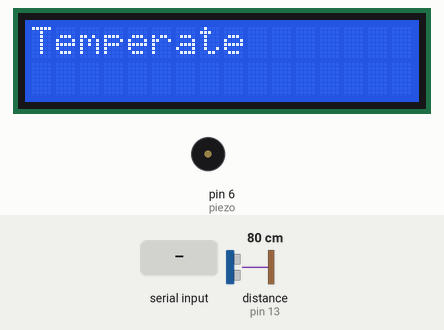
A sketch run on a simulated Arduino Uno, built for the host (arithmetic inside an expression is 32-bit, double 64-bit). Shown: 16×2 character LCD, buzzer (waves = sounding, pin HIGH). Wiring (inferred from the names in the program): ultrasonic range finder: trigger pin 12; echo pin 13. The test bench sets the inputs (shaded band); at power-on: distance to the obstacle (sensor on pin 13) 80 cm. The echo pulse lasts 58.3 µs per cm; WiFi joins after 1.5 s; servers stay silent unless stated; uploads are accepted with an empty reply; pins used as bus, display or sensor lines are not drawn; what the sketch prints to the serial monitor is not drawn.

Above: at 1.1 s.
At 3.7 s:
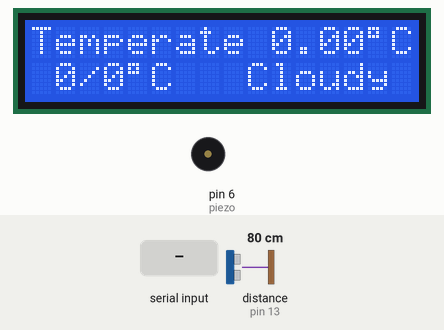
3.8 s: "1\n" received over Serial
5.9 s: "90,45\n" received over Serial
11.2 s: "1,90,45\n" received over Serial
Timing chart, 0 to 14.2 s (numbered marks = the images above; inputs shaded):
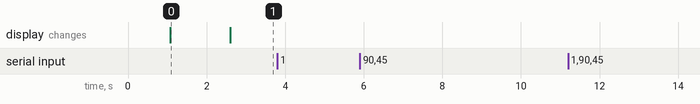

Measured:
- after the input at 3.8 s, every drawn part: stays the same
- after the input at 5.9 s, every drawn part: stays the same
- after the input at 11.2 s, every drawn part: stays the same
- what the display in image 0 shows lasts 1.5 s, from 1.1 s to 2.6 s

The sketch:

weather_temperate.ino
```cpp
#include "WiFiEsp.h"
#include <Wire.h>
#include <LiquidCrystal_I2C.h>
#include <SoftwareSerial.h>

#define rxPin 3
#define txPin 2
#define TRIGPIN 12
#define ECHOPIN 13
#define CTM 10
#define ONE_DAY_MILLIS 86400000

SoftwareSerial esp01(txPin, rxPin); // SoftwareSerial NAME(TX, RX);

char ssid[21] = "IoT";    // your network SSID (name)
char pass[21] = "qwer1234";  // your network password
int status = WL_IDLE_STATUS;        // the Wifi radio's status

float tempSum = 0;
float tempAvg=0;
int weather = 0;
int weatherSum = 0;

int dur;
float dis;

int piezo = 6;
int numTones = 8;
int tones[] = {261, 294, 330, 349, 392, 440, 494, 523};

LiquidCrystal_I2C lcd(0x3F, 16, 2);

const char* host = "apis.data.go.kr";
const char KOR_HEAD[] PROGMEM       = "http://apis.data.go.kr/1360000/VilageFcstInfoService_2.0/";
const char KOR_GVLF[] PROGMEM       = "getVilageFcst";   // 단기예보조회
const char KOR_ADD0[] PROGMEM       = "?serviceKey=";
const char KOR_KEY[] PROGMEM        = "5Owwy2KOuJAjVdUMndm%2FYs9dzGSWjyObxJIJs8VNdfDhw7%2Bc6utcs9X5mSXfgSMG9e4DMQvbdQfbayAkTBhJIA%3D%3D"; //인증키
const char KOR_ADD1[] PROGMEM       = "&numOfRows=";
const char KOR_ADD2[] PROGMEM       = "&pageNo=";
const char KOR_ADD3[] PROGMEM       = "&dataType=JSON&base_date=";
const char KOR_ADD4[] PROGMEM       = "&base_time=";
const char KOR_ADD5[] PROGMEM       = "&nx=";
const char KOR_ADD6[] PROGMEM       = "&ny=";

WiFiEspClient client; // WiFiEspClient 객체 선언

void setup() {
  Serial.begin(9600);  //시리얼모니터
  esp01.begin(9600);   //와이파이 시리얼
  delay(1000);
  WiFi.init(&esp01);   // initialize ESP module

  pinMode(LED_BUILTIN, OUTPUT); // LCD 패널을 출력으로 설정
  pinMode(piezo, OUTPUT);
  pinMode(TRIGPIN,OUTPUT);
  pinMode(ECHOPIN, INPUT);

  lcd.init(); // LCD 초기화
  lcd.backlight(); // LCD 배경조명
  lcd.clear(); // LCD 화면 지우기
  lcd.print("Temperate");
  lcd.setCursor(0, 1); // 두 번째 줄로 커서 이동
  // lcd.print("");


  while ( status != WL_CONNECTED) {   // attempt to connect to WiFi network
    Serial.print(F("Attempting to connect to WPA SSID: "));
    Serial.println(ssid);
    status = WiFi.begin(ssid, pass);    // Connect to WPA/WPA2 network
  }
  // if (status == WL_CONNECTED) Serial.println(F("You're connected to the network"));
  // Serial.println();
   if (status == WL_CONNECTED) {
    Serial.println(F("You're connected to the network"));
  } else {
    Serial.println(F("Failed to connect to Wi-Fi"));
    // 오류 메시지 또는 디버그 정보를 추가로 출력할 수 있습니다.
  }
  Serial.println();


}

#define PI 3.1415926535897932384626433832795

int nx, ny;
// 위도 경도로 격자 값 계산
void getGride(float lat, float lon ) {
  float ra;
  float theta;
  float RE = 6371.00877;   // 지구 반경(km)
  float GRID = 5.0;        // 격자 간격(km)
  float SLAT1 = 30.0;      // 투영 위도1(degree)
  float SLAT2 = 60.0;      // 투영 위도2(degree)
  float OLON = 126.0;      // 기준점 경도(degree)
  float OLAT = 38.0;       // 기준점 위도(degree)
  float XO = 43;           // 기준점 X좌표(GRID)
  float YO = 136;          // 기1준점 Y좌표(GRID)
  float DEGRAD = PI / 180.0;
  float RADDEG = 180.0 / PI;
  float re = RE / GRID;
  float slat1 = SLAT1 * DEGRAD;
  float slat2 = SLAT2 * DEGRAD;
  float olon = OLON  * DEGRAD;
  float olat = OLAT  * DEGRAD;
  float sn = tan( PI * 0.25f + slat2 * 0.5f ) / tan( PI * 0.25f + slat1 * 0.5f );
  sn = log(cos(slat1) / cos(slat2)) / log(sn);
  float sf = tan(PI * 0.25f + slat1 * 0.5f);
  sf = pow(sf, sn) * cos(slat1) / sn;
  float ro = tan(PI * 0.25f + olat * 0.5f);
  ro = re * sf / pow(ro, sn);
  ra = tan(PI * 0.25f + (lat) * DEGRAD * 0.5f);
  ra = re * sf / pow(ra, sn);
  theta = lon * DEGRAD - olon;
  if(theta > PI) theta -= 2.0f * PI;
  if(theta < -PI) theta += 2.0f * PI;
  theta *= sn;
  nx = int(floor(ra * sin(theta) + XO + 0.5f));
  ny = int(floor(ro - ra * cos(theta) + YO + 0.5f));
  Serial.print(F("nx: ")); Serial.println(nx);
  Serial.print(F("ny: ")); Serial.println(ny);
}

// 예보 기준 시간: 2, 5, 8, 11, 14, 17, 20, 23
float lat = 37.64;  // 위도
float lon = 126.06; // 경도
uint8_t checkTime = 2;
uint32_t dateTime = 20231214; // 최근 3일간의 자료만 제공
uint8_t Rows = 12;
uint8_t pageNum = 1;
uint8_t totalPage = 23;
bool getNext = true;

// 기온, 하늘상태, 습도, 강우 변수
float  Temp[8] = { 0, }; // 00, 03, 06, 09, 12, 15, 18, 21
uint8_t Sky[8]  = { 0, }; // 맑음(1), 구름 많음(3), 흐림(4)
uint8_t Reh[8]  = { 0, }; // 습도 (문자열 표시)
uint8_t Pop[8]  = { 0, }; // 없음(0), 비(1), 비/눈(2), 눈(3), 소나기(4)
//시간 체크
String convertTime(uint8_t checkTime) {
  String temp;
  if (checkTime < 100) { temp += '0'; temp += checkTime; }
  else temp += checkTime;
  temp += F("00");
  return temp;
}

bool finished = true;
uint8_t count = 0;
uint8_t failCount = 0;

// api 날씨 요청을
void get_weather(uint32_t date, String bsTime, uint8_t Rows, uint8_t pageNum) {
  Serial.println(F("Starting connection to server..."));
  if (client.connect(host, 80)) {
    Serial.println(F("Connected to server"));
    client.print(F("GET "));
    client.print((const __FlashStringHelper *)KOR_HEAD);
    client.print((const __FlashStringHelper *)KOR_GVLF);
    client.print((const __FlashStringHelper *)KOR_ADD0);
    client.print((const __FlashStringHelper *)KOR_KEY);
    client.print((const __FlashStringHelper *)KOR_ADD1);
    client.print(Rows);
    client.print((const __FlashStringHelper *)KOR_ADD2);
    client.print(pageNum);
    client.print((const __FlashStringHelper *)KOR_ADD3);
    client.print(date);
    client.print((const __FlashStringHelper *)KOR_ADD4);
    client.print(bsTime);
    client.print((const __FlashStringHelper *)KOR_ADD5);
    client.print(nx);
    client.print((const __FlashStringHelper *)KOR_ADD6);
    client.print(ny);
    client.print(F(" HTTP/1.1\r\nHost: "));
    client.print(host);
    client.print(F("\r\nConnection: close\r\n\r\n"));
    getNext = false;
  } else {
    failCount++; delay(500);
    Serial.println(failCount);
    if (failCount > 10) {
      while (client.available()) char c = client.read();
      Serial.println(F("Failed & Finished the task"));
      failCount = 0; finished = true; count = 0; pageNum = 1; getNext = true;
    }
  }
}

// 초음파 센서 거리 인식 함수
float measureDistance() {
  digitalWrite(TRIGPIN, HIGH);
  delayMicroseconds(CTM);
  digitalWrite(TRIGPIN, LOW);
  dur = pulseIn(ECHOPIN, HIGH);
  dis= (float)dur * 0.017;
  delay(500);
  return dis;
}
// 부저 울리는 함수
void activateBuzzer() {
  tone(piezo, tones[0], 1000);
}

bool checkRain = false;

void loop() {


  if (!finished) {
    while (count < totalPage) {
      if (getNext) {
        if (count == 0) getGride(lat, lon); // 위도, 경도
        String cTime = convertTime(checkTime);
        Serial.println(F("--------------------"));
        Serial.print(dateTime); Serial.print('/'); Serial.println(cTime);
        Serial.print(Rows);Serial.print('/');Serial.println(pageNum);
        get_weather(dateTime, cTime, Rows, pageNum);
      }
      if (client.available()) {
        bool check = false;
        while (client.available()) { check = client.find("["); if (check) break; }
        Serial.println(F("OK"));
        if (check) { //날씨 데이터 파싱
          float value = 0; uint8_t timeVal = 255; uint8_t rowC = 0; char cc;
          String line0, cat;
          while (client.available()) {
            while (rowC < Rows) {
              for (uint8_t i = 0; i < 3; i++) check = client.find(":");
              cc = client.read(); cc = 'a'; cat = "";
              while (cc != '"') { cc = client.read(); if (cc != '"') cat += cc; }
              for (uint8_t i = 0; i < 2; i++) check = client.find(":");
              cc = client.read(); line0 = "";
              line0 += char(client.read()); line0 += char(client.read());
              timeVal = line0.toInt(); line0 = "";
              bool save = false;
              if (timeVal == 0 || timeVal == 3 || timeVal == 6 || timeVal == 9
                          || timeVal == 12 || timeVal == 15 || timeVal == 18 || timeVal == 21) save = true;
              if (save) {
                check = client.find(":"); cc = client.read(); cc = 'a';
                while (cc != '"') { cc = client.read(); if (cc != '"') line0 += cc; }
                value = line0.toFloat(); line0 = "";
              }
              check = client.find("}");
              if (save) {
                if (cat == F("TMP")) Temp[timeVal/3] = value;
                else if (cat == F("SKY")) Sky[timeVal/3] = uint8_t(value);
                else if (cat == F("REH")) Reh[timeVal/3] = uint8_t(value);
                else if (cat == F("PTY")) {
                  if (uint8_t(value) == 0) Pop[timeVal/3] = 0;
                  else checkRain = true;
                } else if (checkRain && cat == F("PCP")) {
                  if (uint8_t(value) != 0) { Pop[timeVal/3] = uint8_t(value); checkRain = false; }
                } else if (checkRain && cat == F("SNO")) {
                  if (uint8_t(value) != 0) Pop[timeVal/3] = uint8_t(value);
                  else Pop[timeVal/3] = 0;
                  checkRain = false;
                }
              }
              rowC++;
            }
            while (client.available()) cc = client.read();
          }
          count++; getNext = true; pageNum++; failCount = 0;
        } else {
          Serial.println(F("No Data, check Date & time"));
          getNext = true; failCount++;
          Serial.println(failCount);
          if (failCount > 3) {
            while (client.available()) char c = client.read();
            Serial.println(F("Failed & Finished the task"));
            failCount = 0; finished = true; count = 0; pageNum = 1; getNext = true;
            break;
          }
        }
        if (count == totalPage) {  // 결과값을 시리얼 모니터에 출력
          finished = true; checkRain = false;
          for (int i = 0; i < 8; i++) { Serial.print(Temp[i]); Serial.print(','); }
          Serial.println();
          for (int i = 0; i < 8; i++) { Serial.print(Sky[i]); Serial.print(','); }
          Serial.println();
          for (int i = 0; i < 8; i++) { Serial.print(Reh[i]); Serial.print(','); }
          Serial.println();
          for (int i = 0; i < 8; i++) { Serial.print(Pop[i]); Serial.print(','); }
          Serial.println();
        }

      }
      if (finished)break;

    }
    count = 0; pageNum = 1;
  }

  tempSum = 0;

for (int i = 0; i < 8; i++) { //평균기온
          tempSum += Temp[i];
      }
        tempAvg = (float)tempSum / 8;

int max=Temp[0];
int min=Temp[0];

for (int i = 0; i <8; i++) {
      if(Temp[i]>max){
        max=Temp[i];
      }
}
for (int i = 0; i <8; i++) {
      if(Temp[i]<min){
        min=Temp[i];
      }
}
int k = 0;
int y = 0;

for (int i=0; i <8; i ++) {
  if (Sky[i]==1){
    k++;
  }
  else{
    y++;
  }
}

      lcd.setCursor(10, 0);
      lcd.print(tempAvg); // 평균기온 출력
      lcd.print((char)223);
      lcd.print("C");
      lcd.setCursor(1, 1);
      lcd.print(min); //최저기온
      lcd.print("/");
      lcd.print(max); //최고기온
      lcd.print((char)223);
      lcd.print("C");
      if (y>k) { // 하늘 상태
       lcd.setCursor(9, 1);
       lcd.print("Cloudy");

  }
   else if (k>y) {// 하늘 상태
    lcd.print("    ");
    lcd.setCursor(10, 1);
    lcd.print("Sunny");
   }
      lcd.print("   "); //lcd 화면 클리어를 위한 공백
      delay(500); // 대기


      float distance = measureDistance(); //사람 감지
      Serial.println(distance);
      delay(500);
    if (distance<=50) {
             weather = 0;
        for (int i = 0; i < 8; i++) {  // Pop 배열의 값이 0이 아니면 부저 울리기
           weather +=Pop[i];
        }
          if (weather != 0) {
            activateBuzzer();
            delay(500);
          }
        }


  if(Serial.available() > 0){
    String temp = Serial.readStringUntil('\n');
    Serial.println(temp);
    if (temp == "1") {  // 시리얼 모니터에서 날씨정보 수동요청 (enter : 1)
      finished = !finished;
    }
  }
}
```
